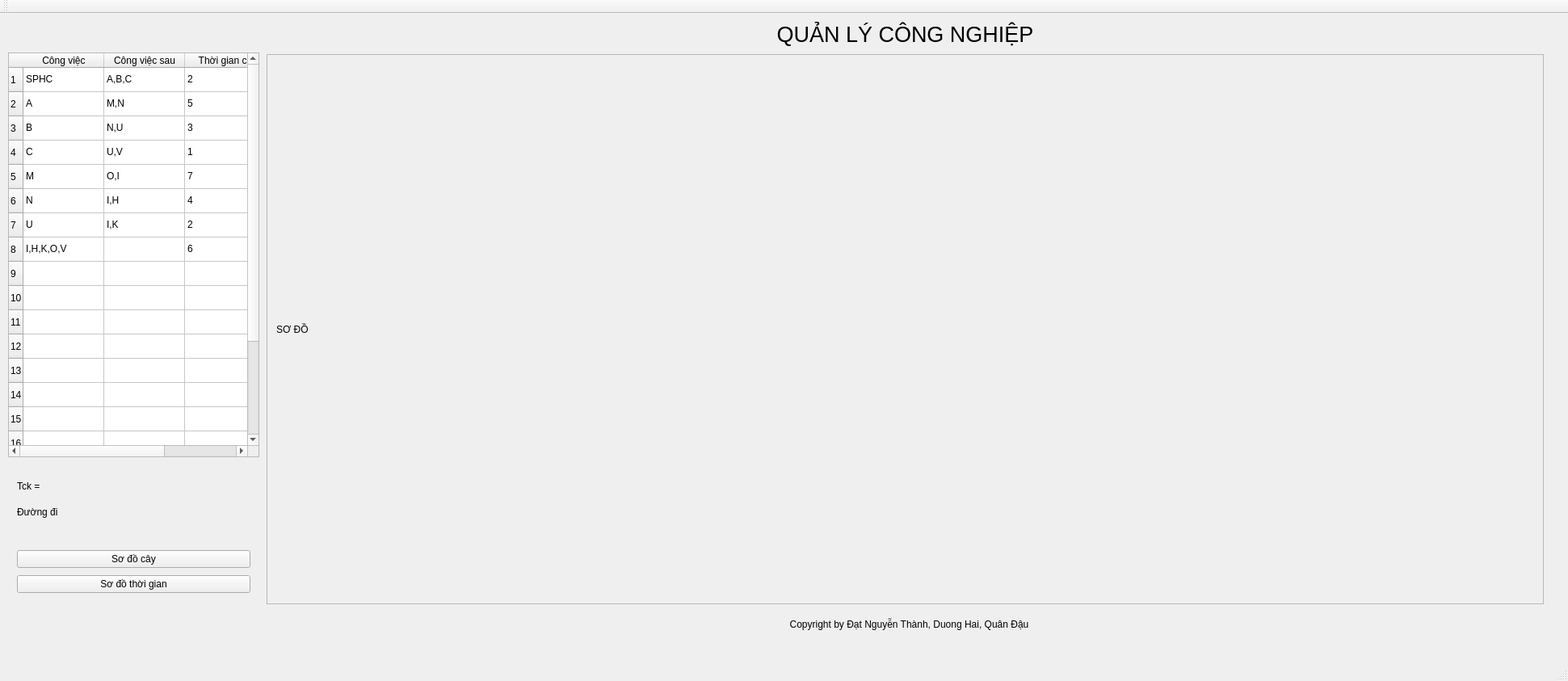
<?xml version="1.0" encoding="UTF-8"?>
<ui version="4.0">
 <class>MainWindow</class>
 <widget class="QMainWindow" name="MainWindow">
  <property name="geometry">
   <rect>
    <x>0</x>
    <y>0</y>
    <width>1941</width>
    <height>843</height>
   </rect>
  </property>
  <property name="windowTitle">
   <string>MainWindow</string>
  </property>
  <widget class="QWidget" name="centralWidget">
   <widget class="QTableWidget" name="tableWidget">
    <property name="geometry">
     <rect>
      <x>10</x>
      <y>48</y>
      <width>311</width>
      <height>501</height>
     </rect>
    </property>
    <property name="font">
     <font>
      <family>Arial</family>
     </font>
    </property>
    <row>
     <property name="text">
      <string>1</string>
     </property>
    </row>
    <row>
     <property name="text">
      <string>2</string>
     </property>
    </row>
    <row>
     <property name="text">
      <string>3</string>
     </property>
    </row>
    <row>
     <property name="text">
      <string>4</string>
     </property>
    </row>
    <row>
     <property name="text">
      <string>5</string>
     </property>
    </row>
    <row>
     <property name="text">
      <string>6</string>
     </property>
    </row>
    <row>
     <property name="text">
      <string>7</string>
     </property>
    </row>
    <row>
     <property name="text">
      <string>8</string>
     </property>
    </row>
    <row>
     <property name="text">
      <string>9</string>
     </property>
    </row>
    <row>
     <property name="text">
      <string>10</string>
     </property>
    </row>
    <row>
     <property name="text">
      <string>11</string>
     </property>
    </row>
    <row>
     <property name="text">
      <string>12</string>
     </property>
    </row>
    <row>
     <property name="text">
      <string>13</string>
     </property>
    </row>
    <row>
     <property name="text">
      <string>14</string>
     </property>
    </row>
    <row>
     <property name="text">
      <string>15</string>
     </property>
    </row>
    <row>
     <property name="text">
      <string>16</string>
     </property>
    </row>
    <row>
     <property name="text">
      <string>17</string>
     </property>
    </row>
    <row>
     <property name="text">
      <string>18</string>
     </property>
    </row>
    <row>
     <property name="text">
      <string>19</string>
     </property>
    </row>
    <row>
     <property name="text">
      <string>20</string>
     </property>
    </row>
    <column>
     <property name="text">
      <string>Công việc</string>
     </property>
    </column>
    <column>
     <property name="text">
      <string>Công việc sau</string>
     </property>
    </column>
    <column>
     <property name="text">
      <string>Thời gian ca</string>
     </property>
    </column>
    <item row="0" column="0">
     <property name="text">
      <string>SPHC</string>
     </property>
    </item>
    <item row="0" column="1">
     <property name="text">
      <string>A,B,C</string>
     </property>
    </item>
    <item row="0" column="2">
     <property name="text">
      <string>2</string>
     </property>
    </item>
    <item row="1" column="0">
     <property name="text">
      <string>A</string>
     </property>
    </item>
    <item row="1" column="1">
     <property name="text">
      <string>M,N</string>
     </property>
    </item>
    <item row="1" column="2">
     <property name="text">
      <string>5</string>
     </property>
    </item>
    <item row="2" column="0">
     <property name="text">
      <string>B</string>
     </property>
    </item>
    <item row="2" column="1">
     <property name="text">
      <string>N,U</string>
     </property>
    </item>
    <item row="2" column="2">
     <property name="text">
      <string>3</string>
     </property>
    </item>
    <item row="3" column="0">
     <property name="text">
      <string>C</string>
     </property>
    </item>
    <item row="3" column="1">
     <property name="text">
      <string>U,V</string>
     </property>
    </item>
    <item row="3" column="2">
     <property name="text">
      <string>1</string>
     </property>
    </item>
    <item row="4" column="0">
     <property name="text">
      <string>M</string>
     </property>
    </item>
    <item row="4" column="1">
     <property name="text">
      <string>O,I</string>
     </property>
    </item>
    <item row="4" column="2">
     <property name="text">
      <string>7</string>
     </property>
    </item>
    <item row="5" column="0">
     <property name="text">
      <string>N</string>
     </property>
    </item>
    <item row="5" column="1">
     <property name="text">
      <string>I,H</string>
     </property>
    </item>
    <item row="5" column="2">
     <property name="text">
      <string>4</string>
     </property>
    </item>
    <item row="6" column="0">
     <property name="text">
      <string>U</string>
     </property>
    </item>
    <item row="6" column="1">
     <property name="text">
      <string>I,K</string>
     </property>
    </item>
    <item row="6" column="2">
     <property name="text">
      <string>2</string>
     </property>
    </item>
    <item row="7" column="0">
     <property name="text">
      <string>I,H,K,O,V</string>
     </property>
    </item>
    <item row="7" column="1">
     <property name="text">
      <string/>
     </property>
    </item>
    <item row="7" column="2">
     <property name="text">
      <string>6</string>
     </property>
    </item>
   </widget>
   <widget class="QWidget" name="layoutWidget">
    <property name="geometry">
     <rect>
      <x>10</x>
      <y>560</y>
      <width>311</width>
      <height>81</height>
     </rect>
    </property>
    <layout class="QVBoxLayout" name="verticalLayout">
     <item>
      <widget class="QLabel" name="label_2">
       <property name="font">
        <font>
         <family>Arial</family>
        </font>
       </property>
       <property name="text">
        <string>Tck = </string>
       </property>
      </widget>
     </item>
     <item>
      <widget class="QLabel" name="label_3">
       <property name="font">
        <font>
         <family>Arial</family>
        </font>
       </property>
       <property name="text">
        <string>Đường đi</string>
       </property>
      </widget>
     </item>
    </layout>
   </widget>
   <widget class="QWidget" name="layoutWidget">
    <property name="geometry">
     <rect>
      <x>10</x>
      <y>650</y>
      <width>311</width>
      <height>81</height>
     </rect>
    </property>
    <layout class="QVBoxLayout" name="verticalLayout_2">
     <item>
      <widget class="QPushButton" name="pushButton">
       <property name="font">
        <font>
         <family>Arial</family>
        </font>
       </property>
       <property name="text">
        <string>Sơ đồ cây</string>
       </property>
      </widget>
     </item>
     <item>
      <widget class="QPushButton" name="pushButton_2">
       <property name="font">
        <font>
         <family>Arial</family>
        </font>
       </property>
       <property name="text">
        <string>Sơ đồ thời gian</string>
       </property>
      </widget>
     </item>
    </layout>
   </widget>
   <widget class="QScrollArea" name="scrollArea">
    <property name="geometry">
     <rect>
      <x>330</x>
      <y>50</y>
      <width>1581</width>
      <height>681</height>
     </rect>
    </property>
    <property name="widgetResizable">
     <bool>true</bool>
    </property>
    <widget class="QWidget" name="scrollAreaWidgetContents">
     <property name="geometry">
      <rect>
       <x>0</x>
       <y>0</y>
       <width>1579</width>
       <height>679</height>
      </rect>
     </property>
     <layout class="QGridLayout" name="gridLayout">
      <item row="0" column="0">
       <widget class="QLabel" name="label_4">
        <property name="font">
         <font>
          <family>Arial</family>
         </font>
        </property>
        <property name="text">
         <string>SƠ ĐỒ</string>
        </property>
       </widget>
      </item>
     </layout>
    </widget>
   </widget>
   <widget class="QLabel" name="label">
    <property name="geometry">
     <rect>
      <x>820</x>
      <y>740</y>
      <width>611</width>
      <height>31</height>
     </rect>
    </property>
    <property name="font">
     <font>
      <family>Arial</family>
     </font>
    </property>
    <property name="layoutDirection">
     <enum>Qt::LeftToRight</enum>
    </property>
    <property name="autoFillBackground">
     <bool>false</bool>
    </property>
    <property name="text">
     <string>Copyright by Đạt Nguyễn Thành, Duong Hai, Quân Đậu</string>
    </property>
    <property name="alignment">
     <set>Qt::AlignCenter</set>
    </property>
   </widget>
   <widget class="QLabel" name="label_5">
    <property name="geometry">
     <rect>
      <x>830</x>
      <y>0</y>
      <width>581</width>
      <height>51</height>
     </rect>
    </property>
    <property name="font">
     <font>
      <family>Arial</family>
      <pointsize>20</pointsize>
     </font>
    </property>
    <property name="text">
     <string>QUẢN LÝ CÔNG NGHIỆP</string>
    </property>
    <property name="alignment">
     <set>Qt::AlignCenter</set>
    </property>
   </widget>
  </widget>
  <widget class="QMenuBar" name="menuBar">
   <property name="geometry">
    <rect>
     <x>0</x>
     <y>0</y>
     <width>1941</width>
     <height>20</height>
    </rect>
   </property>
  </widget>
  <widget class="QToolBar" name="mainToolBar">
   <attribute name="toolBarArea">
    <enum>TopToolBarArea</enum>
   </attribute>
   <attribute name="toolBarBreak">
    <bool>false</bool>
   </attribute>
  </widget>
  <widget class="QStatusBar" name="statusBar"/>
 </widget>
 <layoutdefault spacing="6" margin="11"/>
 <resources/>
 <connections/>
</ui>
